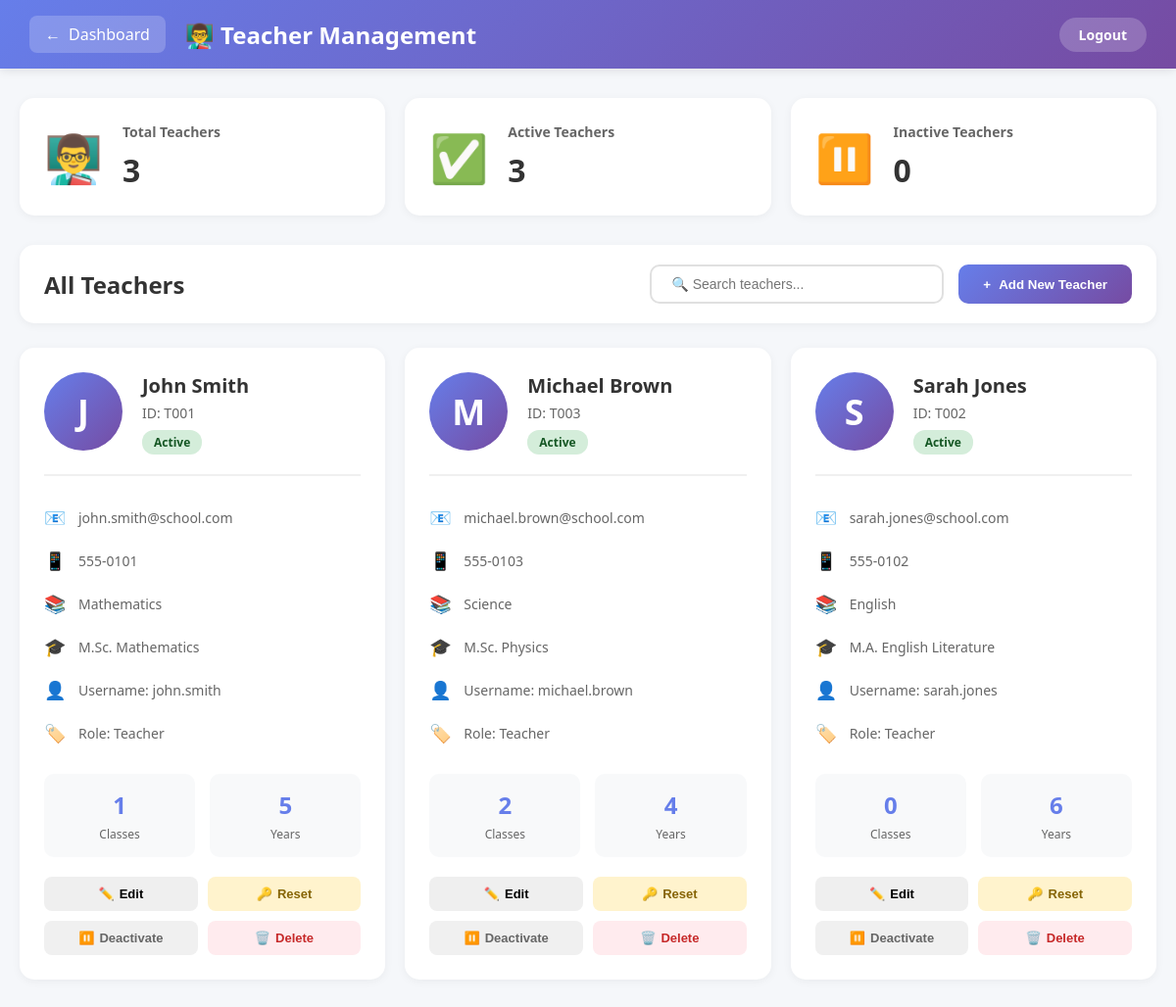
Screenshot of /admin/teachers.php (signed in) with the database file from the repository.
### tables this page shows
CREATE TABLE `teachers` (
  `id` int(11) NOT NULL,
  `user_id` int(11) DEFAULT NULL,
  `employee_id` varchar(20) NOT NULL,
  `first_name` varchar(50) NOT NULL,
  `last_name` varchar(50) NOT NULL,
  `email` varchar(100) DEFAULT NULL,
  `phone` varchar(15) DEFAULT NULL,
  `subject` varchar(100) DEFAULT NULL,
  `qualification` varchar(100) DEFAULT NULL,
  `hire_date` date DEFAULT NULL,
  `created_at` timestamp NOT NULL DEFAULT current_timestamp(),
  `role` enum('teacher','head_of_department','admin') DEFAULT 'teacher'
);

CREATE TABLE `users` (
  `id` int(11) NOT NULL,
  `username` varchar(50) NOT NULL,
  `password` varchar(255) NOT NULL,
  `user_type` enum('admin','teacher','accountant','student') NOT NULL,
  `status` enum('active','inactive') DEFAULT 'active',
  `created_at` timestamp NOT NULL DEFAULT current_timestamp()
);

### admin/teachers.php (the view, shortened to what this page needs)
<?php
$conn = getDBConnection();
$teachers = $conn->query("SELECT t.*, u.username, u.status,
                         (SELECT COUNT(*) FROM classes WHERE teacher_id = t.id) as class_count
                         FROM teachers t
                         LEFT JOIN users u ON t.user_id = u.id
                         ORDER BY t.role DESC, t.first_name ASC");
$total_teachers = $conn->query("SELECT COUNT(*) as count FROM teachers")->fetch_assoc()['count'];
$active_teachers = $conn->query("SELECT COUNT(*) as count FROM teachers t
                                JOIN users u ON t.user_id = u.id
                                WHERE u.status = 'active'")->fetch_assoc()['count'];
$inactive_teachers = $total_teachers - $active_teachers;
?>
<!DOCTYPE html>
<html lang="en">
<head>
</head>
<body>
    <nav class="top-nav">
        <div class="top-nav-content">
            <div class="nav-left">
                <a href="dashboard.php" class="back-btn">
                    <span>←</span> Dashboard
                </a>
                <h1 class="page-title">👨‍🏫 Teacher Management</h1>
            </div>
            <a href="../logout.php" class="btn-logout">Logout</a>
        </div>
    </nav>
    <div class="container">
        <div class="stats-grid">
            <div class="stat-card">
                <div class="stat-icon">👨‍🏫</div>
                <div class="stat-info">
                    <h3>Total Teachers</h3>
                    <div class="value"><?php echo $total_teachers; ?></div>
                </div>
            </div>
            <div class="stat-card">
                <div class="stat-icon">✅</div>
                <div class="stat-info">
                    <h3>Active Teachers</h3>
                    <div class="value"><?php echo $active_teachers; ?></div>
                </div>
            </div>
            <div class="stat-card">
                <div class="stat-icon">⏸️</div>
                <div class="stat-info">
                    <h3>Inactive Teachers</h3>
                    <div class="value"><?php echo $inactive_teachers; ?></div>
                </div>
            </div>
        </div>
        <div class="header">
            <h2>All Teachers</h2>
            <div class="header-actions">
                <input type="text" class="search-box" placeholder="🔍 Search teachers..." id="searchBox" onkeyup="searchTeachers()">
                <button class="btn-add" onclick="openAddModal()">
                    <span>+</span> Add New Teacher
                </button>
            </div>
        </div>
        <div class="teachers-grid" id="teachersGrid">
            <?php while ($teacher = $teachers->fetch_assoc()): ?>
            <div class="teacher-card" data-teacher="<?php echo strtolower($teacher['first_name'] . ' ' . $teacher['last_name'] . ' ' . $teacher['employee_id']); ?>">
                <div class="teacher-header">
                    <div class="teacher-avatar">
                        <?php echo strtoupper(substr($teacher['first_name'], 0, 1)); ?>
                    </div>
                    <div class="teacher-info">
                        <div class="teacher-name"><?php echo $teacher['first_name'] . ' ' . $teacher['last_name']; ?></div>
                        <div class="teacher-id">ID: <?php echo $teacher['employee_id']; ?></div>
                        <span class="status-badge status-<?php echo $teacher['status']; ?>">
                            <?php echo ucfirst($teacher['status']); ?>
                        </span>
                    </div>
                </div>
                <div class="teacher-details">
                    <div class="detail-row">
                        <span class="icon">📧</span>
                        <span><?php echo $teacher['email'] ?: 'Not provided'; ?></span>
                    </div>
                    <div class="detail-row">
                        <span class="icon">📱</span>
                        <span><?php echo $teacher['phone'] ?: 'Not provided'; ?></span>
                    </div>
                    <div class="detail-row">
                        <span class="icon">📚</span>
                        <span><?php echo $teacher['subject']; ?></span>
                    </div>
                    <div class="detail-row">
                        <span class="icon">🎓</span>
                        <span><?php echo $teacher['qualification']; ?></span>
                    </div>
                    <div class="detail-row">
                        <span class="icon">👤</span>
                        <span>Username: <?php echo $teacher['username']; ?></span>
                    </div>
                    <div class="detail-row">
                        <span class="icon">🏷️</span>
                        <span>Role: <?php echo ucwords(str_replace('_', ' ', $teacher['role'])); ?></span>
                    </div>
                </div>
                <div class="teacher-stats">
                    <div class="stat-item">
                        <div class="number"><?php echo $teacher['class_count']; ?></div>
                        <div class="label">Classes</div>
                    </div>
                    <div class="stat-item">
                        <div class="number"><?php echo date('Y') - date('Y', strtotime($teacher['hire_date'])); ?></div>
                        <div class="label">Years</div>
                    </div>
                </div>
                <div class="teacher-actions">
                    <button class="btn-action btn-email"
    data-id="<?php echo htmlspecialchars($teacher['user_id']); ?>"
    data-email="<?php echo htmlspecialchars($teacher['email']); ?>">
    <span>✏️</span> Edit
</button>
                    <button class="btn-action btn-password" onclick="openPasswordModal(<?php echo $teacher['user_id']; ?>, '<?php echo $teacher['first_name']; ?>')">
                        <span>🔑</span> Reset
                    </button>
                    <button class="btn-action btn-toggle" onclick="toggleStatus(<?php echo $teacher['user_id']; ?>, '<?php echo $teacher['status']; ?>')">
                        <span><?php echo $teacher['status'] === 'active' ? '⏸️' : '✅'; ?></span>
                        <?php echo $teacher['status'] === 'active' ? 'Deactivate' : 'Activate'; ?>
                    </button>
                    <button class="btn-action btn-delete" onclick="deleteTeacher(<?php echo $teacher['id']; ?>, '<?php echo $teacher['first_name']; ?>')">
                        <span>🗑️</span> Delete
                    </button>
                </div>
            </div>
            <?php endwhile; ?>
        </div>
    </div>
</body>
</html>

### admin/teachers.php (style rules this page uses)
* { margin: 0; padding: 0; box-sizing: border-box; }
body { font-family: 'Segoe UI', Tahoma, Geneva, Verdana, sans-serif; background: #f5f7fa; }
.top-nav { background: linear-gradient(135deg, #667eea 0%, #764ba2 100%); color: white; padding: 0 30px; box-shadow: 0 2px 10px rgba(0,0,0,0.1); position: sticky; top: 0; z-index: 100; }
.top-nav-content { display: flex; justify-content: space-between; align-items: center; height: 70px; }
.nav-left { display: flex; align-items: center; gap: 20px; }
.back-btn { background: rgba(255,255,255,0.2); color: white; padding: 8px 16px; border-radius: 8px; text-decoration: none; display: flex; align-items: center; gap: 8px; transition: all 0.3s; }
.page-title { font-size: 24px; font-weight: 600; }
.btn-logout { background: rgba(255,255,255,0.2); color: white; padding: 8px 20px; border-radius: 20px; text-decoration: none; font-size: 14px; font-weight: 600; transition: all 0.3s; }
.container { max-width: 1400px; margin: 30px auto; padding: 0 20px; }
.stats-grid { display: grid; grid-template-columns: repeat(auto-fit, minmax(200px, 1fr)); gap: 20px; margin-bottom: 30px; }
.stat-card { background: white; padding: 25px; border-radius: 15px; box-shadow: 0 2px 10px rgba(0,0,0,0.05); display: flex; align-items: center; gap: 20px; }
.stat-icon { font-size: 48px; opacity: 0.9; }
.stat-info h3 { font-size: 14px; color: #666; margin-bottom: 8px; }
.stat-info .value { font-size: 32px; font-weight: bold; color: #333; }
.header { display: flex; justify-content: space-between; align-items: center; margin-bottom: 25px; background: white; padding: 20px 25px; border-radius: 15px; box-shadow: 0 2px 10px rgba(0,0,0,0.05); }
.header h2 { font-size: 24px; color: #333; }
.header-actions { display: flex; gap: 15px; }
.btn-add { background: linear-gradient(135deg, #667eea 0%, #764ba2 100%); color: white; padding: 12px 25px; border: none; border-radius: 10px; cursor: pointer; font-weight: 600; display: flex; align-items: center; gap: 8px; transition: all 0.3s; }
.search-box { padding: 10px 20px; border: 2px solid #e0e0e0; border-radius: 10px; font-size: 14px; min-width: 300px; }
.teachers-grid { display: grid; grid-template-columns: repeat(auto-fill, minmax(350px, 1fr)); gap: 20px; }
.teacher-card { background: white; border-radius: 15px; padding: 25px; box-shadow: 0 2px 10px rgba(0,0,0,0.05); transition: all 0.3s; position: relative; }
.teacher-header { display: flex; gap: 20px; margin-bottom: 20px; padding-bottom: 20px; border-bottom: 2px solid #f0f0f0; }
.teacher-avatar { width: 80px; height: 80px; border-radius: 50%; background: linear-gradient(135deg, #667eea 0%, #764ba2 100%); display: flex; align-items: center; justify-content: center; font-size: 36px; color: white; font-weight: bold; flex-shrink: 0; }
.teacher-info { flex: 1; }
.teacher-name { font-size: 20px; font-weight: 700; color: #333; margin-bottom: 5px; }
.teacher-id { font-size: 14px; color: #666; margin-bottom: 8px; }
.status-badge { display: inline-block; padding: 4px 12px; border-radius: 12px; font-size: 12px; font-weight: 600; }
.status-active { background: #d4edda; color: #155724; }
.teacher-details { margin-bottom: 20px; }
.detail-row { display: flex; align-items: center; gap: 10px; padding: 10px 0; color: #666; font-size: 14px; }
.detail-row .icon { font-size: 18px; width: 25px; }
.teacher-stats { display: grid; grid-template-columns: 1fr 1fr; gap: 15px; margin-bottom: 20px; }
.stat-item { text-align: center; padding: 15px; background: #f8f9fa; border-radius: 10px; }
.stat-item .number { font-size: 24px; font-weight: bold; color: #667eea; }
.stat-item .label { font-size: 12px; color: #666; margin-top: 5px; }
.teacher-actions { display: grid; grid-template-columns: repeat(2, 1fr); gap: 10px; }
.btn-action { padding: 10px; border: none; border-radius: 8px; cursor: pointer; font-size: 13px; font-weight: 600; transition: all 0.3s; display: flex; align-items: center; justify-content: center; gap: 5px; }
.btn-password { background: #fff3cd; color: #856404; }
.btn-toggle { background: #f0f0f0; color: #666; }
.btn-delete { background: #ffebee; color: #c62828; }

### rows the page displays
teachers: first_name "J", first_name "John", last_name "Smith", employee "T001", user.status "Active", email "john.smith@school.com", phone "555-0101", subject "Mathematics", qualification "M.Sc. Mathematics", user.username "john.smith", role "Teacher", class_count "1"
teachers: first_name "M", first_name "Michael", last_name "Brown", employee "T003", user.status "Active", email "michael.brown@school.com", phone "555-0103", subject "Science", qualification "M.Sc. Physics", user.username "michael.brown", role "Teacher", class_count "2"
teachers: first_name "S", first_name "Sarah", last_name "Jones", employee "T002", user.status "Active", email "sarah.jones@school.com", phone "555-0102", subject "English", qualification "M.A. English Literature", user.username "sarah.jones", role "Teacher", class_count "0"

### other values shown
$total_teachers "3"
$active_teachers "3"
$inactive_teachers "0"
